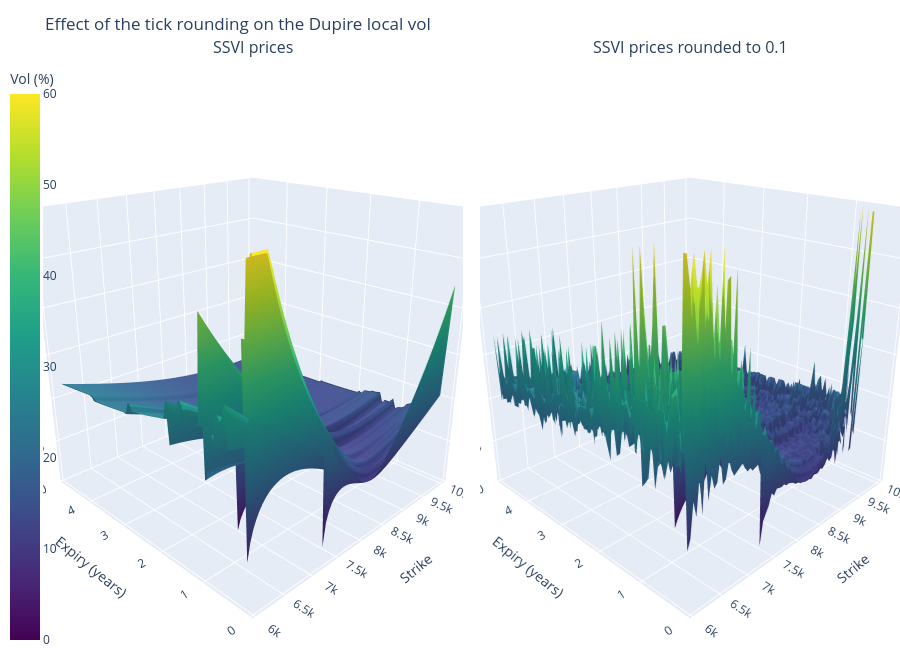

Source (notebook cell):
### Markdown cell above
### 4.6 Sensitivity to the price noise

Even with the SSVI surface, the price formula is fragile : $\partial_{KK} C$ is the second difference of a quantity of order $10^2 - 10^3$
divided by $dK^2 \approx 2\,500$. Market prices are quoted with a tick size : rounding the SSVI prices to the tick, an error of at most
half a tick, is enough to damage the local vol, and refining the grid makes it **worse** (the error on $\partial_{KK} C$ grows like $\text{tick} / dK^2$).

### Code cell
tick = 0.1
C_rounded = np.round(C_ssvi / tick) * tick
num_rnd, den_rnd, lvar_rnd = dupire_from_price_grid(C_rounded, T_grid, K_grid)
flags_rnd = arbitrage_flags(num_rnd, den_rnd, lvar_rnd)

lv_rnd = local_vol_from_var(lvar_rnd)
both = (flags_ssvi == 0) & (flags_rnd == 0)
print(f"Rounding to the tick ({tick}) : local vol RMSE vs. SSVI = {100 * np.sqrt(np.mean((lv_rnd - lv_ssvi)[both]**2)):.2f} vol pts,"
      f" max error = {100 * np.max(np.abs(lv_rnd - lv_ssvi)[both]):.2f} vol pts")

plot_local_vol_surfaces({"SSVI prices": lvar_ssvi, f"SSVI prices rounded to {tick}": lvar_rnd},
                        "Effect of the tick rounding on the Dupire local vol", show_implied=False)

fig, ax = plt.subplots(figsize=(7.5, 5))
plot_flags(flags_rnd, f"Diagnostic - SSVI prices rounded to {tick}", ax)
plt.tight_layout(); plt.show()
diagnostics(flags_rnd, "grid - SSVI rounded").round(1).to_frame()

### Figure 1 — Plotly figure (JSON) as saved in the notebook; plotly's stock layout.template omitted (floating-point values rounded to 4 significant figures; data arrays with more than 128 entries replaced by an {"elided": "..."} marker saying what was removed)
{"data": [{"cmax": 60, "cmin": 0, "colorbar": {"title": {"text": "Vol (%)"}, "x": -0.05}, "colorscale": [[0, "#440154"], [0.1111, "#482878"], [0.2222, "#3e4989"], [0.3333, "#31688e"], [0.4444, "#26828e"], [0.5556, "#1f9e89"], [0.6667, "#35b779"], [0.7778, "#6ece58"], [0.8889, "#b5de2b"], [1, "#fde725"]], "hovertemplate": "K = %{x:.0f}<br>T = %{y:.2f}y<br>local vol = %{z:.2f}%<extra></extra>", "name": "local vol - SSVI prices", "scene": "scene", "showscale": true, "type": "surface", "x": [6032.0, 6082.0, 6132.0, 6182.0, 6233.0, 6283.0, 6333.0, 6383.0, 6434.0, 6484.0, 6534.0, 6585.0, 6635.0, 6685.0, 6735.0, 6786.0, 6836.0, 6886.0, 6936.0, 6987.0, 7037.0, 7087.0, 7137.0, 7188.0, 7238.0, 7288.0, 7338.0, 7389.0, 7439.0, 7489.0, 7540.0, 7590.0, 7640.0, 7690.0, 7741.0, 7791.0, 7841.0, 7891.0, 7942.0, 7992.0, 8042.0, 8092.0, 8143.0, 8193.0, 8243.0, 8294.0, 8344.0, 8394.0, 8444.0, 8495.0, 8545.0, 8595.0, 8645.0, 8696.0, 8746.0, 8796.0, 8846.0, 8897.0, 8947.0, 8997.0, 9047.0, 9098.0, 9148.0, 9198.0, 9249.0, 9299.0, 9349.0, 9399.0, 9450.0, 9500.0, 9550.0, 9600.0, 9651.0, 9701.0, 9751.0, 9801.0, 9852.0, 9902.0, 9952.0, 10000.0, 10050.0], "y": [0.1, 0.1595, 0.219, 0.2785, 0.338, 0.3975, 0.457, 0.5165, 0.5759, 0.6354, 0.6949, 0.7544, 0.8139, 0.8734, 0.9329, 0.9924, 1.052, 1.111, 1.171, 1.23, 1.29, 1.349, 1.409, 1.468, 1.528, 1.587, 1.647, 1.706, 1.766, 1.825, 1.885, 1.944, 2.004, 2.063, 2.123, 2.182, 2.242, 2.301, 2.361, 2.42, 2.48, 2.539, 2.599, 2.658, 2.718, 2.777, 2.837, 2.896, 2.956, 3.015, 3.075, 3.134, 3.194, 3.253, 3.313, 3.372, 3.432, 3.491, 3.551, 3.61, 3.67, 3.729, 3.789, 3.848, 3.908, 3.967, 4.027, 4.086, 4.146, 4.205, 4.265, 4.324, 4.384, 4.443, 4.503, 4.562, 4.622, 4.681, 4.741, 4.8], "z": {"elided": "80x81 float values"}}, {"cmax": 60, "cmin": 0, "colorbar": {"title": {"text": "Vol (%)"}, "x": -0.05}, "colorscale": [[0, "#440154"], [0.1111, "#482878"], [0.2222, "#3e4989"], [0.3333, "#31688e"], [0.4444, "#26828e"], [0.5556, "#1f9e89"], [0.6667, "#35b779"], [0.7778, "#6ece58"], [0.8889, "#b5de2b"], [1, "#fde725"]], "hovertemplate": "K = %{x:.0f}<br>T = %{y:.2f}y<br>local vol = %{z:.2f}%<extra></extra>", "name": "local vol - SSVI prices rounded to 0.1", "scene": "scene2", "showscale": false, "type": "surface", "x": [6032.0, 6082.0, 6132.0, 6182.0, 6233.0, 6283.0, 6333.0, 6383.0, 6434.0, 6484.0, 6534.0, 6585.0, 6635.0, 6685.0, 6735.0, 6786.0, 6836.0, 6886.0, 6936.0, 6987.0, 7037.0, 7087.0, 7137.0, 7188.0, 7238.0, 7288.0, 7338.0, 7389.0, 7439.0, 7489.0, 7540.0, 7590.0, 7640.0, 7690.0, 7741.0, 7791.0, 7841.0, 7891.0, 7942.0, 7992.0, 8042.0, 8092.0, 8143.0, 8193.0, 8243.0, 8294.0, 8344.0, 8394.0, 8444.0, 8495.0, 8545.0, 8595.0, 8645.0, 8696.0, 8746.0, 8796.0, 8846.0, 8897.0, 8947.0, 8997.0, 9047.0, 9098.0, 9148.0, 9198.0, 9249.0, 9299.0, 9349.0, 9399.0, 9450.0, 9500.0, 9550.0, 9600.0, 9651.0, 9701.0, 9751.0, 9801.0, 9852.0, 9902.0, 9952.0, 10000.0, 10050.0], "y": [0.1, 0.1595, 0.219, 0.2785, 0.338, 0.3975, 0.457, 0.5165, 0.5759, 0.6354, 0.6949, 0.7544, 0.8139, 0.8734, 0.9329, 0.9924, 1.052, 1.111, 1.171, 1.23, 1.29, 1.349, 1.409, 1.468, 1.528, 1.587, 1.647, 1.706, 1.766, 1.825, 1.885, 1.944, 2.004, 2.063, 2.123, 2.182, 2.242, 2.301, 2.361, 2.42, 2.48, 2.539, 2.599, 2.658, 2.718, 2.777, 2.837, 2.896, 2.956, 3.015, 3.075, 3.134, 3.194, 3.253, 3.313, 3.372, 3.432, 3.491, 3.551, 3.61, 3.67, 3.729, 3.789, 3.848, 3.908, 3.967, 4.027, 4.086, 4.146, 4.205, 4.265, 4.324, 4.384, 4.443, 4.503, 4.562, 4.622, 4.681, 4.741, 4.8], "z": {"elided": "80x81 float values"}}], "layout": {"annotations": [{"font": {"size": 16}, "showarrow": false, "text": "SSVI prices", "x": 0.245, "xanchor": "center", "xref": "paper", "y": 1, "yanchor": "bottom", "yref": "paper"}, {"font": {"size": 16}, "showarrow": false, "text": "SSVI prices rounded to 0.1", "x": 0.755, "xanchor": "center", "xref": "paper", "y": 1, "yanchor": "bottom", "yref": "paper"}], "height": 650, "legend": {"orientation": "h", "y": -0.02}, "margin": {"b": 0, "l": 0, "r": 0, "t": 60}, "scene": {"camera": {"eye": {"x": -1.6, "y": -1.6, "z": 0.9}}, "domain": {"x": [0, 0.49], "y": [0, 1]}, "xaxis": {"title": {"text": "Strike"}}, "yaxis": {"title": {"text": "Expiry (years)"}}, "zaxis": {"range": [0, 60], "title": {"text": "Vol (%)"}}}, "scene2": {"camera": {"eye": {"x": -1.6, "y": -1.6, "z": 0.9}}, "domain": {"x": [0.51, 1], "y": [0, 1]}, "xaxis": {"title": {"text": "Strike"}}, "yaxis": {"title": {"text": "Expiry (years)"}}, "zaxis": {"range": [0, 60], "title": {"text": "Vol (%)"}}}, "title": {"text": "Effect of the tick rounding on the Dupire local vol"}}}
